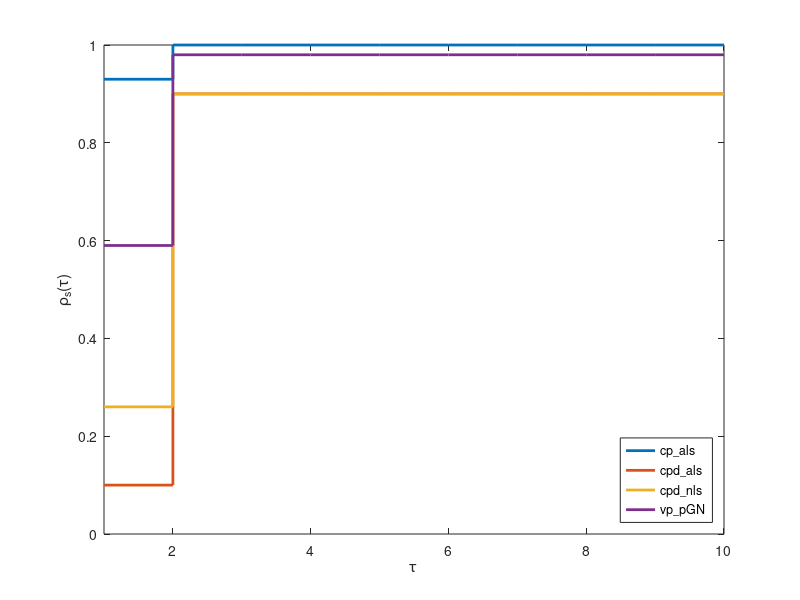

This chart was generated by the following MATLAB code:
clc; clear all; close all;

R=[
% r=1
5.3328    5.3328    5.3328    5.3328
5.3221    5.3221    5.3221    5.3221
4.1420    4.1420    4.1420    4.1420
5.0385    5.0385    5.0385    5.0385
5.5706    5.5706    5.5706    5.5706
3.7209    3.7209    3.7209    3.7209
5.3906    5.3906    5.3906    5.3906
4.0718    4.0718    4.0718    4.0718
5.4807    5.4807    5.4807    5.4807
5.4266    5.4266    5.4266    5.4266
% r=2
3.0535    3.0537    3.0535    3.0535
2.7893    2.7902    2.7893    2.7893
2.9761    2.9781    2.9763    3.5154
3.1788    3.1798    3.1789    3.1788
2.4790    2.4793    2.4790    2.4790
2.8498    2.8508    2.8498    2.8498
3.0166    3.0172    3.0167    3.0166
2.7815    2.7818    2.7815    2.7815
3.0584    3.0595    3.0584    3.0584
3.2095    3.2096    3.2096    3.2095
% r=3
2.5983    2.5996    2.5984    2.5983
2.2209    2.2638    2.2209    2.2209
2.4835    2.4197    2.4180    2.4818
2.3112    2.3139    2.3116    2.3112
2.4895    2.4375    2.4350    2.4910
2.1387    2.1392    2.1387    2.1387
2.0623    2.0635    2.0623    2.0623
2.3127    2.3139    2.3128    2.3127
2.2246    2.2256    2.2246    2.3552
2.2768    2.6631    2.2776    2.2768
% r=4
2.0138    2.0154    2.0139    2.0138
1.8385    1.8397    1.8385    1.8385
2.0526    2.0379    2.0278    2.1494
1.9476    1.9490    1.9479    1.9476
1.7968    1.7994    1.7989    1.7968
1.8721    1.8602    1.8584    1.8586
1.8883    1.8937    1.8884    1.8883
1.7837    1.7840    1.7838    1.7837
1.7648    1.7671    1.7655    1.7685
1.7859    1.7848    1.7839    1.7832
% r=5    

% r=6
1.4172    1.4310    1.4278    1.5373
1.1274    1.1299    1.1277    1.1288
1.2621    1.2664    1.2638    1.2635
1.5009    1.5053    1.5039    1.5009
1.3683    1.3744    1.3701    1.3796
1.4042    1.4051    1.4044    1.4042
1.2855    1.2989    1.2978    1.3210
1.3183    1.3215    1.3201    1.3183
1.4386    1.4443    1.4412    1.5888
1.4760    1.4865    1.4780    1.5300
% r=7
1.0903    1.1032    1.0990    1.0903
1.2882    1.2965    1.2916    1.3096
0.9982    1.0054    0.9999    1.0169
1.1453    1.1487    1.1471    1.1537
1.1534    1.1617    1.1573    1.1566
0.9813    0.9954    0.9870    1.1209
0.9107    0.9528    0.9497    0.9107
0.8623    0.8637    0.8625    0.8623
1.3120    1.3233    1.3165    1.3135
1.2405    1.2799    1.2781    1.2353
% r=8
0.9775    0.9821    0.9799    0.9905
1.0015    1.0047    1.0037    1.0099
0.9238    0.9298    0.9267    0.9238
1.1583    1.2390    1.2128    1.1666
0.8007    0.8392    0.8392    0.8292
0.9317    0.9380    0.9352    0.9562
0.8924    0.9124    0.9106    0.8924
0.9691    0.9801    0.9759    0.9980
0.8583    0.8717    0.8667    0.8591
0.6197    0.6540    0.6540    0.6197
% r=9
0.7292    0.7352    0.7331    0.7308
0.6440    0.6549    0.6543    0.6610
0.7018    0.7766    0.7394    0.7054
0.8978    0.9854    0.9817    0.9013
0.5128    0.5227    0.5183    0.5128
0.6513    0.6665    0.6653    0.6513
0.9130    0.9971    0.9211    0.9130
0.8209    0.8318    0.8244    0.8220
0.9098    0.8907    0.8891    0.9377
0.7644    0.7672    0.7661    0.7676
% r=10  
0.6473    0.6537    0.6515    0.6473
0.3750    0.4380    0.4347    0.3768
0.6833    0.7282    0.7193    0.6906
0.4453    0.5231    0.5231    0.4453
0.5862    0.5995    0.5988    0.5874
0.3776    0.4178    0.4130    0.3859
0.6654    0.6722    0.6716    0.6654
0.6359    0.6429    0.6400    0.6377
0.4446    0.4462    0.4450    0.4446
0.5827    0.6202    0.6163    0.5827
% r=11

% r=12

% r=13

% r=14

% r=15    
0.0000    0.2050    0.2050    0.0247
0.0000    0.1717    0.1717    0.0000
0.0000    0.2035    0.2032    0.0000
0.0000    0.1926    0.1926    0.0000
0.0000    0.2220    0.2165    0.0000
0.0000    0.1016    0.1016    0.0000
0.0000    0.2046    0.2022    0.0000
0.0000    0.2744    0.2744    0.0000
0.0000    0.2403    0.2403    0.0541
0.0000    0.1358    0.1358    0.0000
]+0.0001;


%%%%%%% plot
% Step 1
best = min(R,[],2);

fprintf("--------------- best vector --------------------\n");
disp(best);
ratio = R ./ best;
fprintf("--------------- ratio matrix --------------------\n");
disp(size(ratio));
disp(ratio);

% Step 2
tau = 1:10;

% Step 3
[np,ns] = size(ratio);
rho = zeros(length(tau),ns);

for s = 1:ns
    for k = 1:length(tau)
        rho(k,s) = mean(ratio(:,s) <= tau(k));
    end
end

% Step 4
figure
stairs(tau,rho,'LineWidth',2)

% grid on
% box on

xlabel('\tau')
ylabel('\rho_s(\tau)')

legend('cp\_als','cpd\_als','cpd\_nls','vp\_pGN',...
       'Location','southeast')

xlim([1,10])
ylim([0,1])
